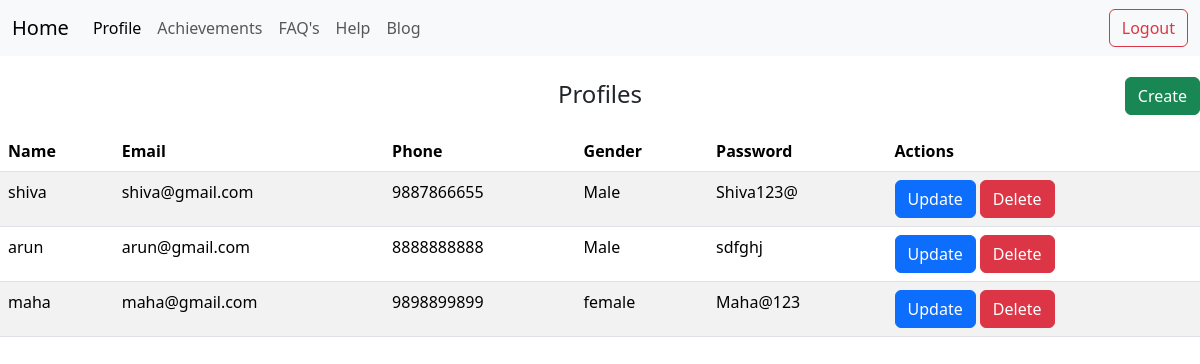
Screenshot of /profile/ (signed in) with the database file from the repository.
### myapp/models.py (models this page shows)
class Register(models.Model):
    GENDER_CHOICES = [
        ('Male', 'Male'),
        ('Female', 'Female'),
    ]
    user = models.ForeignKey(User,on_delete=models.CASCADE)
    name = models.CharField(max_length=50)
    email = models.EmailField(max_length=50, unique=True)  # Added unique=True for email
    password = models.CharField(max_length=50)
    phone = models.CharField(max_length=10)  # Changed to CharField for phone numbers to handle leading zeros
    gender = models.CharField(max_length=6, choices=GENDER_CHOICES)
    def __str__(self):
        return self.name

### myapp/views.py (the view)
# urls.py: path('profile/',profile,name='profile'),
def profile(request):
    user=request.user
    if request.user.is_authenticated:
        profiles = Register.objects.all()
    print("profiles",profiles)
    return render(request,'profile.html',{'profiles':profiles})

### myapp/templates/profile.html (shortened to what this page needs)
{% extends "base.html" %}
{% load static %}
{% block profile %}
  <h4 class="text-center mt-4">Profiles</h4>
  <div class="d-flex justify-content-end"style="margin-top: -40px;">
    <button class="btn btn-success" data-bs-toggle="modal" data-bs-target="#createProfileModal">
      <span class="fs-7">Create</span>
    </button>
  </div>
  <table class="table table-striped mt-3">
    <thead>
      <tr>
        <th>Name</th>
        <th>Email</th>
        <th>Phone</th>
        <th>Gender</th>
        <th>Password</th>
        <th>Actions</th>
      </tr>
    </thead>
    <tbody>
      {% for profile in profiles %}
        <tr>
          <td>{{ profile.name }}</td>
          <td>{{ profile.email }}</td>
          <td>{{ profile.phone }}</td>
          <td>{{ profile.gender }}</td>
          <td>{{ profile.password }}</td>
          <td>
            <button class="btn btn-primary" data-bs-toggle="modal" data-bs-target="#updateModal{{ profile.id }}">Update</button>
            <form action="{% url 'delete_profile' profile.id %}" method="POST" style="display:inline;">
              <button type="submit" class="btn btn-danger">Delete</button>
            </form>
          </td>
        </tr>
      {% endfor %}
    </tbody>
  </table>
{% endblock %}

### myapp/templates/base.html (shortened to what this page needs)
{% load static %}
<!doctype html>
<html lang="en">
  <head>
    <link href="https://cdnjs.cloudflare.com/ajax/libs/bootstrap-icons/1.8.1/font/bootstrap-icons.min.css" rel="stylesheet">
    <link href="https://cdn.jsdelivr.net/npm/bootstrap@5.3.3/dist/css/bootstrap.min.css" rel="stylesheet">
  </head>
  <body>
    <nav class="navbar navbar-expand-lg bg-body-tertiary">
        <div class="container-fluid">
          <a class="navbar-brand" href="{% url 'home'%}">Home</a>
          <div class="collapse navbar-collapse" id="navbarSupportedContent">
            <ul class="navbar-nav me-auto mb-2 mb-lg-0">
              <li class="nav-item">
                <a class="nav-link active" aria-current="page" href="{% url 'profile'%}">Profile</a>
              </li>
              <li class="nav-item">
                <a class="nav-link" href="{% url 'acheivement'%}">Achievements</a>
              </li>
              <li class="nav-item">
                <a class="nav-link" href="{% url 'faqs'%}">FAQ's</a>
              </li>
              <li class="nav-item">
                <a class="nav-link" href="{% url 'helpRequest'%}">Help</a>
              </li>
              <li class="nav-item">
                <a class="nav-link" href="{% url 'blog_list'%}">Blog</a>
              </li>
            </ul>
            <a href="{% url 'logout' %}" class="btn btn-outline-danger ms-2">Logout</a>
          </div>
        </div>
      </nav>
    {% block profile %}{% endblock profile %}
  </body>
</html>

### rows the page displays
Register: name "shiva", email "shiva@gmail.com", phone "9887866655", gender "Male", password "Shiva123@"
Register: name "arun", email "arun@gmail.com", phone "8888888888", gender "Male", password "sdfghj"
Register: name "maha", email "maha@gmail.com", phone "9898899899", gender "female", password "Maha@123"
